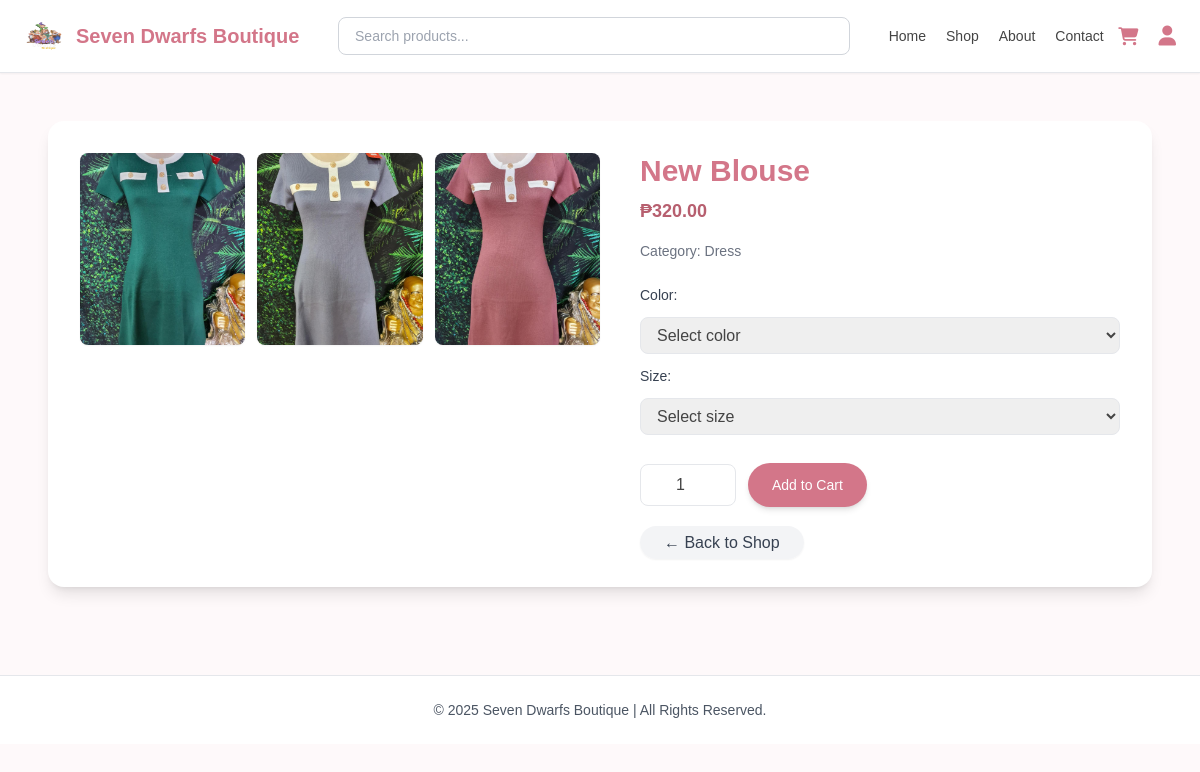
The page /customerside/product_detail.php?product_id=10 on the database its author committed.
### tables this page shows
CREATE TABLE `products` (
  `product_id` int(11) NOT NULL,
  `product_name` varchar(255) DEFAULT NULL,
  `description` text DEFAULT NULL,
  `price_id` int(11) DEFAULT NULL,
  `stocks` int(11) DEFAULT NULL,
  `category_id` int(11) DEFAULT NULL,
  `image_url` text DEFAULT NULL,
  `created_at` timestamp NOT NULL DEFAULT current_timestamp(),
  `supplier_id` int(11) DEFAULT NULL,
  `supplier_price` decimal(10,2) NOT NULL,
  `revenue` decimal(10,2) GENERATED ALWAYS AS (`price_id` - `supplier_price`) STORED,
  `sizes` varchar(255) DEFAULT NULL,
  `colors` varchar(255) DEFAULT NULL
);

CREATE TABLE `categories` (
  `category_id` int(11) NOT NULL,
  `category_code` varchar(10) DEFAULT NULL,
  `category_name` varchar(100) NOT NULL
);

### customerside/product_detail.php (the view, shortened to what this page needs)
<?php
require 'conn.php';
$isLoggedIn = isset($_SESSION['customer_id']);
$product_id = (int)$_GET['product_id'];
$stmt = $conn->prepare("
  SELECT p.product_id, p.product_name, p.price_id, p.description, p.image_url, c.category_name
  FROM products p
  LEFT JOIN categories c ON p.category_id = c.category_id
  WHERE p.product_id = ?
");
$stmt->bind_param("i", $product_id);
$stmt->execute();
$result = $stmt->get_result();
$product = $result->fetch_assoc();
$images = [];
$raw = trim($product['image_url'] ?? '');
if ($raw && str_starts_with($raw, '[')) {
  $decoded = json_decode($raw, true);
  if (is_array($decoded)) $images = $decoded;
} elseif ($raw) {
  $images = array_filter(array_map('trim', explode(',', $raw)));
}
$displayImages = [];
if (!empty($images)) {
  foreach ($images as $img) {
    $img = trim($img);
    if (!str_contains($img, 'uploads/')) {
      $img = '../uploads/products/' . basename($img);
    } elseif (str_starts_with($img, 'uploads/')) {
      $img = '../' . $img;
    }
    $displayImages[] = htmlspecialchars($img);
  }
} else {
  $displayImages[] = '../uploads/products/default.png';
}
$colors = [];
$sizes = [];
$color_query = $conn->prepare("
  SELECT DISTINCT col.color_id, col.color
  FROM stock st
  JOIN colors col ON st.color_id = col.color_id
  WHERE st.product_id = ?
");
$color_query->bind_param("i", $product_id);
$color_query->execute();
$color_result = $color_query->get_result();
while ($row = $color_result->fetch_assoc()) {
  $colors[] = $row;
}
$size_query = $conn->prepare("
  SELECT DISTINCT sz.size_id, sz.size
  FROM stock st
  JOIN sizes sz ON st.size_id = sz.size_id
  WHERE st.product_id = ?
");
$size_query->bind_param("i", $product_id);
$size_query->execute();
$size_result = $size_query->get_result();
while ($row = $size_result->fetch_assoc()) {
  $sizes[] = $row;
}
$avatar = '../assets/default-avatar.png';
?>
<!DOCTYPE html>
<html lang="en">
<head>
  <script src="https://cdn.tailwindcss.com"></script>
  <link rel="stylesheet" href="https://cdnjs.cloudflare.com/ajax/libs/font-awesome/6.4.0/css/all.min.css"/>
</head>
<body>
<nav class="bg-white border-b border-gray-200 shadow-sm sticky top-0 z-50">
  <div class="max-w-7xl mx-auto flex justify-between items-center px-6 py-4">
    <div class="flex items-center gap-3">
      <img src="../logo.png" alt="Logo" class="w-10 h-10 rounded-full">
      <h1 class="text-xl font-semibold text-[var(--rose)]">Seven Dwarfs Boutique</h1>
    </div>
    <form action="shop.php" method="get" class="flex flex-1 mx-6 max-w-lg">
      <input type="text" name="search" placeholder="Search products..."
             class="w-full px-4 py-2 border border-gray-300 rounded-lg focus:ring-2 focus:ring-[var(--rose)] outline-none text-sm">
    </form>
    <ul class="hidden md:flex space-x-5 text-sm font-medium">
      <li><a href="homepage.php" class="nav-link">Home</a></li>
      <li><a href="shop.php" class="nav-link">Shop</a></li>
      <li><a href="about.php" class="nav-link">About</a></li>
      <li><a href="contact.php" class="nav-link">Contact</a></li>
    </ul>
    <div class="flex items-center gap-5">
      <a href="cart.php" class="text-[var(--rose)] hover:text-[var(--rose-hover)] relative">
        <i class="fa-solid fa-cart-shopping text-lg"></i>
      </a>
      <div class="relative">
        <?php if ($isLoggedIn): ?>
          <img src="<?= $avatar ?>" class="w-8 h-8 rounded-full border cursor-pointer">
        <?php else: ?>
          <a href="homepage.php" class="text-[var(--rose)] hover:text-[var(--rose-hover)]">
            <i class="fa-solid fa-user text-xl"></i>
          </a>
        <?php endif; ?>
      </div>
    </div>
  </div>
</nav>
<section class="max-w-6xl mx-auto px-6 py-12">
  <div class="flex flex-col md:flex-row gap-10 bg-white rounded-2xl shadow-lg p-8">
    <div class="md:w-1/2 grid grid-cols-2 sm:grid-cols-3 gap-3">
      <?php foreach ($displayImages as $img): ?>
        <img src="<?= $img ?>" alt="<?= htmlspecialchars($product['product_name']); ?>"
             class="w-full h-48 object-cover rounded-lg shadow-sm hover:scale-105 transition-transform duration-200"
             onerror="this.src='../uploads/products/default.png';">
      <?php endforeach; ?>
    </div>
    <div class="flex-1">
      <h2 class="text-3xl font-semibold text-[var(--rose)]"><?= htmlspecialchars($product['product_name']); ?></h2>
      <p class="text-lg font-bold text-[var(--rose-hover)] mt-2">₱<?= number_format($product['price_id'], 2); ?></p>
      <p class="text-gray-500 mt-3 text-sm">Category: <?= htmlspecialchars($product['category_name']); ?></p>
<form method="POST" action="add_to_cart.php" class="flex flex-col gap-3 mt-6">
  <label class="text-sm font-medium text-gray-700">Color:</label>
  <select name="color_id" required class="border rounded-lg px-3 py-2 focus:ring-2 focus:ring-[var(--rose)]"
    <?= empty($colors) ? 'disabled' : ''; ?>>
    <option value="">Select color</option>
  </select>
  <label class="text-sm font-medium text-gray-700">Size:</label>
  <select name="size_id" required class="border rounded-lg px-3 py-2 focus:ring-2 focus:ring-[var(--rose)]"
    <?= empty($sizes) ? 'disabled' : ''; ?>>
    <option value="">Select size</option>
  </select>
  <div class="flex items-center gap-3 mt-4">
    <input type="number" name="quantity" value="1" min="1"
           class="border rounded-lg px-3 py-2 w-24 text-center focus:ring-2 focus:ring-[var(--rose)]">
    <button type="submit"
            class="bg-[var(--rose)] text-white px-6 py-3 rounded-full text-sm shadow-md hover:bg-[var(--rose-hover)] transition">
      Add to Cart
    </button>
  </div>
</form>
      <div class="mt-6">
        <a href="shop.php"
           class="bg-gray-100 text-gray-700 px-6 py-2 rounded-full shadow-sm hover:bg-gray-200 transition">
          ← Back to Shop
        </a>
      </div>
    </div>
  </div>
</section>
<footer class="bg-white border-t border-gray-200 py-6 mt-10 text-center text-sm text-gray-600">
  © <?= date('Y') ?> Seven Dwarfs Boutique | All Rights Reserved.
</footer>
</body>
</html>

### customerside/product_detail.php (style rules this page uses)
:root { --rose: #d37689; --rose-hover: #b75f6f; --soft-bg: #fef9fa; }
body { background-color: var(--soft-bg); font-family: 'Poppins', sans-serif; color: #444; }

### rows shown on the page
products: product_name "New Blouse", price "320.00", category.category_name "Dress"
